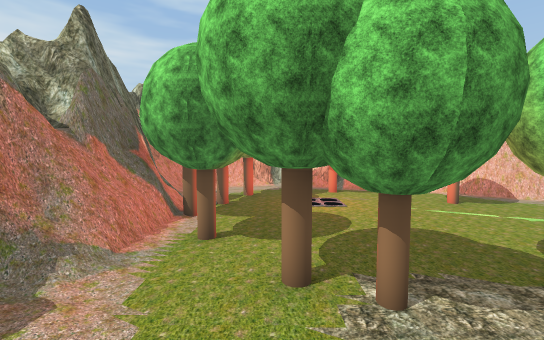
view 1 (above)

18 first-person views from a walk through a scene from a Unity 3-D project. The camera is 1.4 m above the floor, tilts 4° down and sees 90° across. The floor is counted in squares, 2 m on a side. Each view is taken from the middle of a square. On the plan, view 1 faces up. The plan holds only what a view shows up to about 9 squares ahead; the rest is blank. The place goes on beyond the plan. Some trees and plants on the terrain are drawn as simple stand-ins. The player is left out. Some surface patterns are stand-ins.

view 2
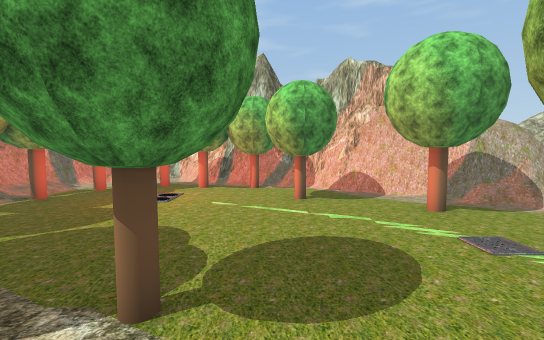

view 3
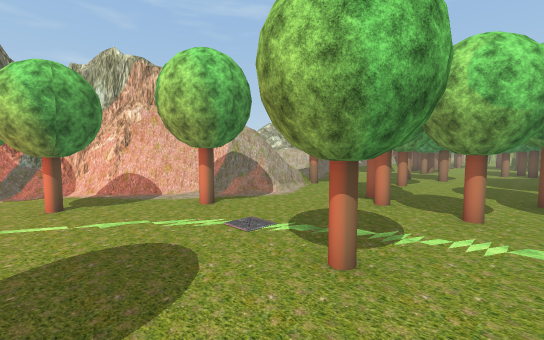

view 4
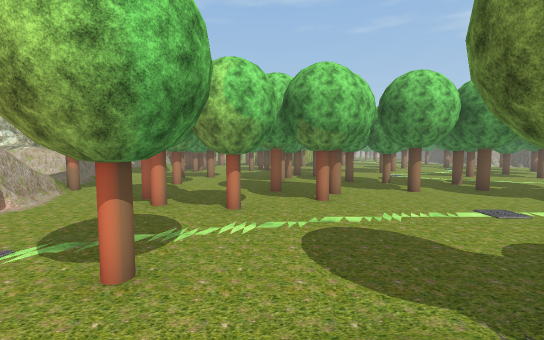

view 5
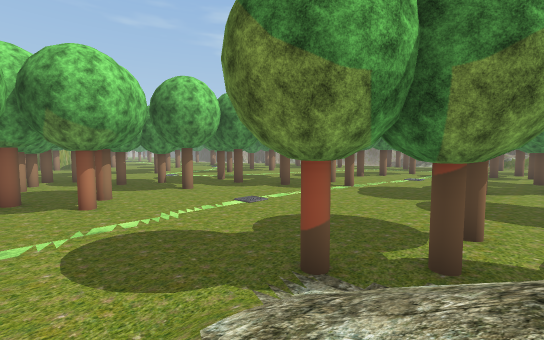

view 6
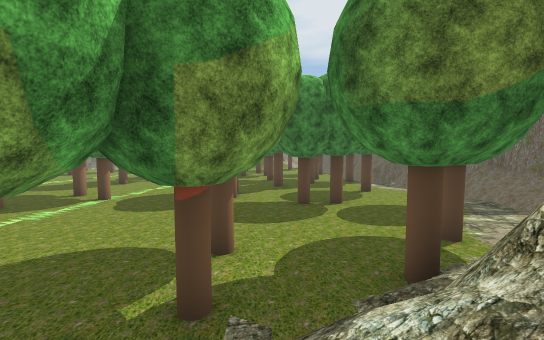

view 7
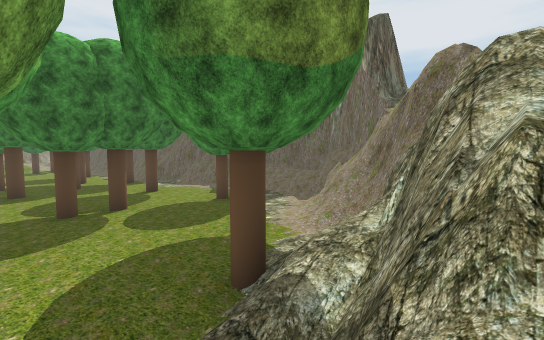

view 8
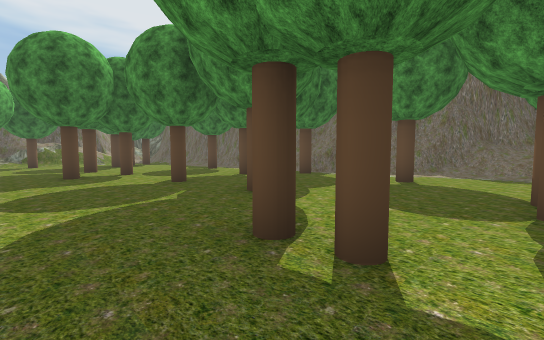

view 9
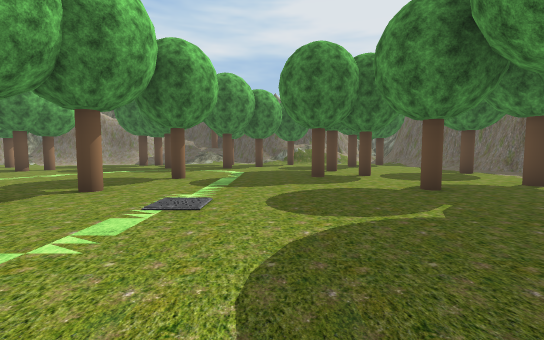

view 10
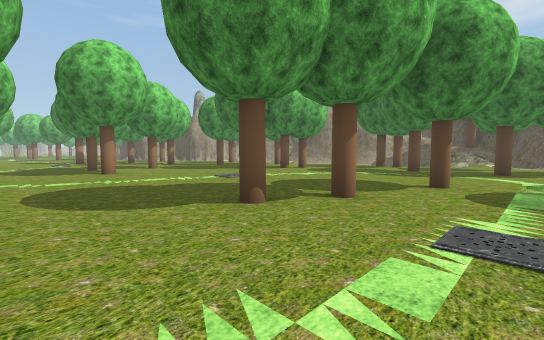

view 11
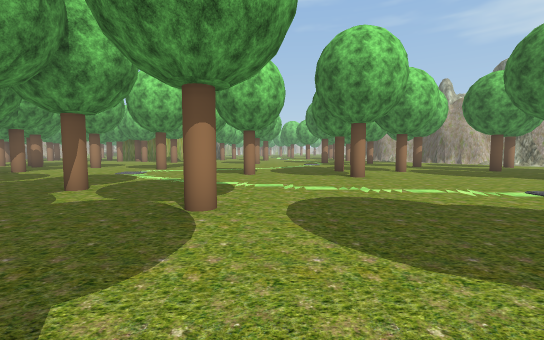

view 12
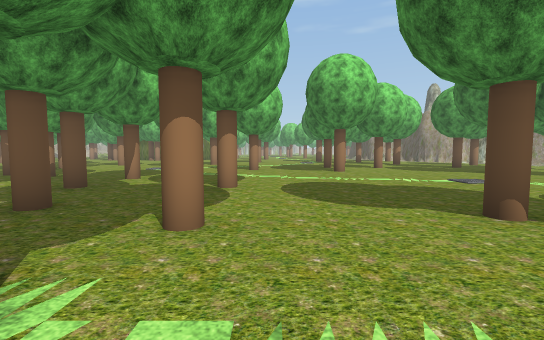

view 13
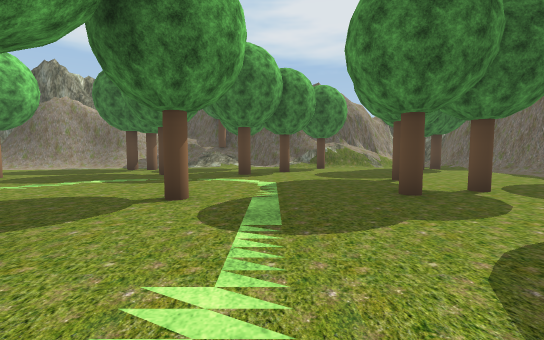

view 14
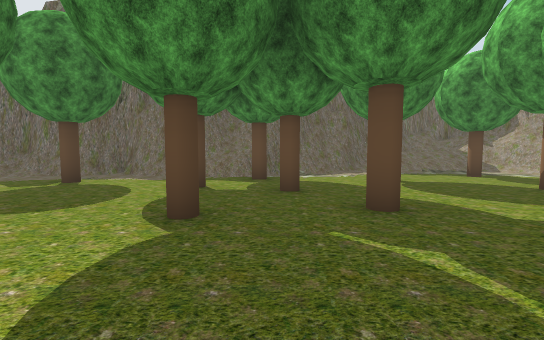

view 15
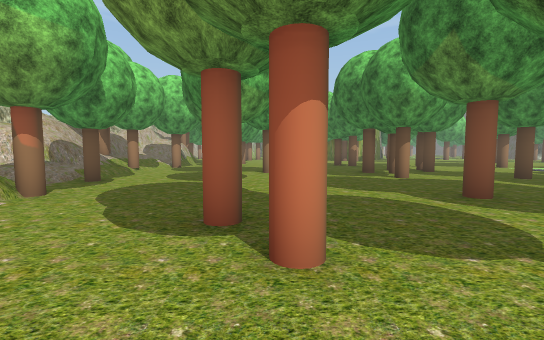

view 16
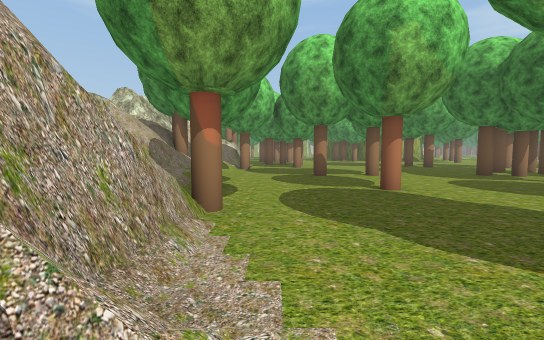

view 17
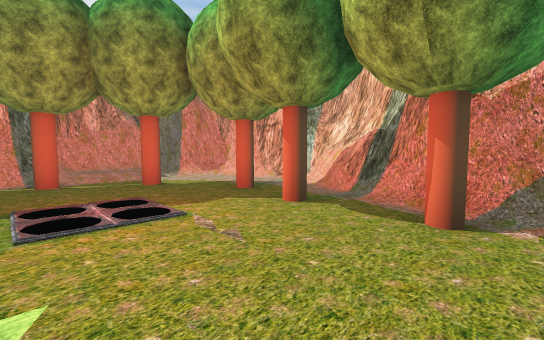

view 18
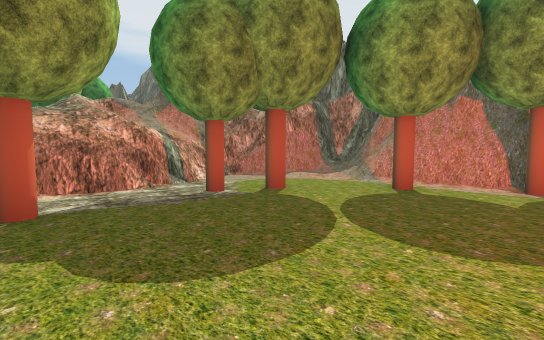

### Floor plan
Key: @ floor where view 1 was taken; # wall or solid block; . main floor; : floor 0.25 m higher than the main floor; + floor 3.25 m higher than the main floor; / step, stairs or slope; = window, fence, low wall or low ledge; T tree; O other object.
Columns run from 4 left of view 1 to 20 right of it. Each row starts with its distance up from view 1.
 14   #####
 13  ##///###
 12 ##......####          #=
 11 #/...T.TT//##        /=+#
 10 #//T........###     =//T#
  9 #/T.......T...###  ////T
  8 ##.............###T.T....
  7  #T..........T...........
  6  #.....................T.
  5 ##/T........:.......T....
  4 ##/.............TT.....T.
  3 #=/.TT..T...T............
  2  //...../ .....T.........
  1  ##./##/// .......T..T.T.
  0   ##@/// ///....T......TT
 -1    ##==/#//T......T....TT
 -2     ###//.T..........T...
 -3    ###:T/................
 -4   ##///...T....:..T.T....
 -5   ==/.T..................
 -6   /...............T.T....
 -7   /..T..........T........
 -8 ##//...TT.....T..........
 -9  #=.......T.....T.T....T.
-10  ##/.T....T..............
-11   ##.....................
-12    #.....T......T.....T.T
-13    ##T.T.................
-14    ##..T.T.....T........T
-15     #....................
-16     #......T..T..........
-17     #.T..T............T..
-18     #.....T..........T..T
-19     #...............T..
-20     #.........T.T.....
-21     #/..O....T.. .....

Where each view was taken, in squares from view 1:
view 1: 0 up, 0 right, facing up
view 2: 1 up, 5 right, facing up
view 3: 1 up, 5 right, facing up-right
view 4: 1 up, 5 right, facing right
view 5: 1 up, 5 right, facing down-right
view 6: 0 up, 5 right, facing down
view 7: 1 down, 5 right, facing down-left
view 8: 8 down, 8 right, facing down-left
view 9: 9 down, 8 right, facing down
view 10: 10 down, 9 right, facing down-right
view 11: 10 down, 11 right, facing right
view 12: 10 down, 9 right, facing right
view 13: 12 down, 9 right, facing down
view 14: 13 down, 8 right, facing left
view 15: 4 up, 10 right, facing right
view 16: 7 up, 11 right, facing right
view 17: 8 up, 5 right, facing up-left
view 18: 7 up, 4 right, facing down-left
